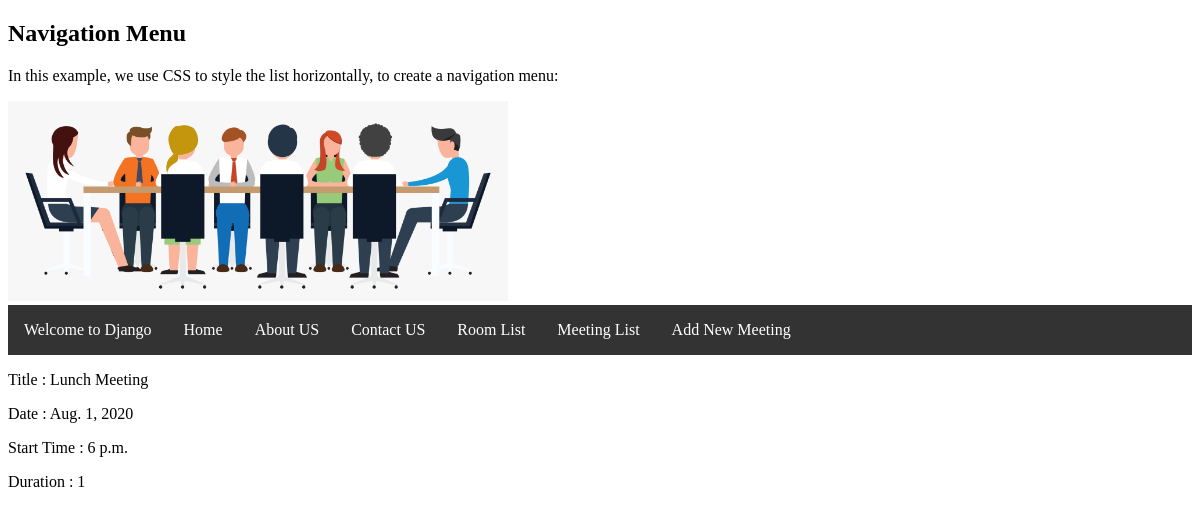
/meetings/1, run on the app's committed database.
### meetings/models.py (models this page shows, shortened)
class Meeting(models.Model):
    title = models.CharField(max_length=200)
    date = models.DateField()
    start_time = models.TimeField(default=time(9))
    duration = models.IntegerField(default=1)
    room = models.ForeignKey(Room, on_delete=models.CASCADE)

### meetings/views.py (the view)
# urls.py: path('<int:id>', details, name="detail"),
def details(requests, id):
    meeting = Meeting.objects.get(pk=id)
    return render(requests, "meetings/details.html", {"meeting": meeting})

### meetings/templates/meetings/details.html (shortened to what this page needs)
{% extends "meetings/base.html" %}
{% block content %}
<p>Title : {{meeting.title}} </p>
<p>Date : {{meeting.date}}</p>
<p>Start Time : {{meeting.start_time}}</p>
<p>Duration : {{meeting.duration}}</p>
{% endblock %}

### data on the page
Meeting: title "Lunch Meeting", date "Aug. 1, 2020", start_time "6 p.m.", duration "1"
